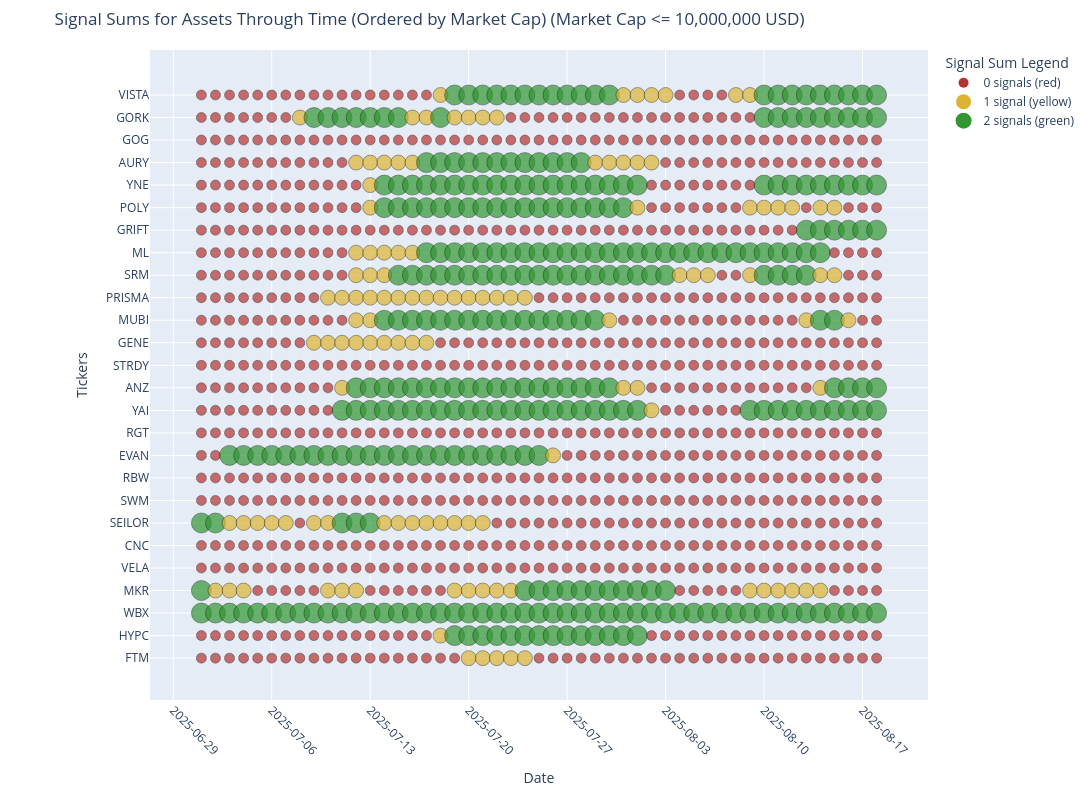

Write notebook code for a chart like this one.
### Code cell
def plot_signal_sums_through_time(analyzer, start_date=None, end_date=None, min_market_cap=1000000000, max_market_cap=None):
    """
    Create an interactive plotly lollipop chart showing signal sums for all assets through time.
    Assets are on the Y-axis and dates on the X-axis.
    
    Args:
        analyzer: The PortfolioAnalyzer instance
        start_date: Optional start date string in format 'YYYY-MM-DD'. If None, uses earliest available date.
        end_date: Optional end date string in format 'YYYY-MM-DD'. If None, uses latest available date.
        min_market_cap: Minimum market capitalization in USD to include an asset
        max_market_cap: Maximum market capitalization in USD to include an asset
    
    Returns:
        DataFrame with signal sums over time
    """
    import plotly.graph_objects as go
    import pandas as pd
    from soros_system.data.data_loader import DataLoader
    
    # Get all asset IDs
    asset_ids = list(analyzer.assets.keys())
    
    # Exclude stablecoins
    excluded_assets = ['tether', 'usd-coin']
    asset_ids = [asset_id for asset_id in asset_ids if asset_id not in excluded_assets]
    
    # Create a data loader to get tickers
    data_loader = DataLoader(
        data_path=analyzer.data_path,
        btc_data_path=analyzer.btc_data_path,
        ssr_data_path=analyzer.ssr_data_path,
        market_data_path=analyzer.market_data_path,
        asset_ids=analyzer.asset_ids
    )
    
    # Create a mapping from asset_id to ticker
    ticker_mapping = {}
    for asset_id in asset_ids:
        ticker = data_loader.get_ticker_from_id(asset_id)
        ticker_mapping[asset_id] = ticker.upper() if ticker else asset_id.upper()
    
    # Create a dictionary to store market caps
    market_caps = {}
    
    # Filter assets by market cap if specified
    if min_market_cap > 0 or max_market_cap is not None:
        filtered_asset_ids = []
        for asset_id in asset_ids:
            asset_data = analyzer.get_asset_data(asset_id)
            if asset_data is not None:
                # Try different ways to access market cap
                market_cap = None
                
                # Try to get from metadata if available
                if hasattr(asset_data, 'metadata') and asset_data.metadata:
                    market_cap = asset_data.metadata.get('market_cap')
                
                # Try to get from asset_data directly
                if market_cap is None and hasattr(asset_data, 'market_cap'):
                    market_cap = asset_data.market_cap
                
                # Try to get from price_data if available
                if market_cap is None and hasattr(asset_data, 'price_data'):
                    if 'market_cap' in asset_data.price_data.columns:
                        # Use the most recent market cap value
                        market_cap = asset_data.price_data['market_cap'].iloc[-1]
                
                # Store market cap for later sorting
                market_caps[asset_id] = market_cap if market_cap is not None else 0
                
                # Debug print to see what we're working with
                ticker = ticker_mapping.get(asset_id, asset_id)
                print(f"Asset: {ticker}, Market Cap: {market_cap}")
                
                # Check if market cap meets criteria
                meets_min_criteria = market_cap is None or market_cap >= min_market_cap
                meets_max_criteria = max_market_cap is None or (market_cap is not None and market_cap <= max_market_cap)
                
                # Include asset if market cap meets criteria
                if meets_min_criteria and meets_max_criteria:
                    filtered_asset_ids.append(asset_id)
                    if market_cap is None:
                        print(f"Warning: No market cap data for {ticker}, including it anyway")
        
        asset_ids = filtered_asset_ids
        
        if not asset_ids:
            market_cap_msg = f"with market cap >= {min_market_cap}"
            if max_market_cap is not None:
                market_cap_msg += f" and <= {max_market_cap}"
            print(f"No assets found {market_cap_msg}")
            return pd.DataFrame()
    else:
        # If no market cap filtering, still collect market caps for sorting
        for asset_id in asset_ids:
            asset_data = analyzer.get_asset_data(asset_id)
            if asset_data is not None:
                market_cap = None
                
                if hasattr(asset_data, 'metadata') and asset_data.metadata:
                    market_cap = asset_data.metadata.get('market_cap')
                
                if market_cap is None and hasattr(asset_data, 'market_cap'):
                    market_cap = asset_data.market_cap
                
                if market_cap is None and hasattr(asset_data, 'price_data'):
                    if 'market_cap' in asset_data.price_data.columns:
                        market_cap = asset_data.price_data['market_cap'].iloc[-1]
                
                market_caps[asset_id] = market_cap if market_cap is not None else 0
    
    # Determine date range
    if start_date is None or end_date is None:
        # Find the common date range across assets
        min_dates = []
        max_dates = []
        for asset_id in asset_ids:
            asset_data = analyzer.get_asset_data(asset_id)
            if asset_data is not None and hasattr(asset_data, 'price_data') and len(asset_data.price_data) > 0:
                min_dates.append(asset_data.price_data.index[0])
                max_dates.append(asset_data.price_data.index[-1])
        
        if not min_dates or not max_dates:
            print("No data available for any assets")
            return
        
        if start_date is None:
            start_date = max(min_dates).strftime('%Y-%m-%d')
        if end_date is None:
            end_date = min(max_dates).strftime('%Y-%m-%d')
    
    # Convert to datetime objects
    start_dt = pd.to_datetime(start_date)
    end_dt = pd.to_datetime(end_date)
    
    # Generate a list of dates - daily intervals as requested
    date_range = pd.date_range(start=start_dt, end=end_dt, freq='D')
    date_strings = [date.strftime('%Y-%m-%d') for date in date_range]
    
    # Create a DataFrame to store signal sums for each asset and date
    signal_sums_over_time = pd.DataFrame(index=asset_ids)
    
    # Calculate signal sums for each date
    for date_str in date_strings:
        signals_df = display_all_assets_signals_for_date(analyzer, date_str)
        signal_sums_over_time[date_str] = signals_df['Signal_Sum']
    
    # Add market cap column for sorting
    signal_sums_over_time['market_cap'] = signal_sums_over_time.index.map(lambda x: market_caps.get(x, 0))
    
    # Sort by market cap in descending order
    signal_sums_over_time = signal_sums_over_time.sort_values(by='market_cap', ascending=True)
    
    # Calculate total signal sum (but don't include market_cap column)
    signal_sums_over_time['total_sum'] = signal_sums_over_time.drop(columns=['market_cap']).sum(axis=1)
    
    # Remove the sorting columns after sorting
    signal_sums_over_time = signal_sums_over_time.drop(columns=['market_cap', 'total_sum'])
    
    # Create a new DataFrame with tickers as index
    ticker_signal_sums = pd.DataFrame(index=[ticker_mapping[asset_id] for asset_id in signal_sums_over_time.index])
    for col in signal_sums_over_time.columns:
        ticker_signal_sums[col] = signal_sums_over_time[col].values
    
    # Create color mapping function based on signal sum (scaled from 0 to 2)
    def get_color(signal_sum):
        if signal_sum == 0:
            return 'rgb(180, 50, 50)'  # darker red
        elif signal_sum == 1:
            return 'rgb(220, 180, 50)'  # darker yellow
        else:  # 2 signals
            return 'rgb(50, 150, 50)'  # darker green
    
    # Create the figure
    fig = go.Figure()
    
    # Get all dates for x-axis
    all_dates = pd.to_datetime(ticker_signal_sums.columns)
    
    # Plot all points including zero values
    for ticker in ticker_signal_sums.index:
        ticker_data = ticker_signal_sums.loc[ticker]
        
        # Create lists to store data for this ticker
        x_dates = []
        y_tickers = []
        sizes = []
        colors = []
        hover_texts = []
        
        # Process each date point
        for date, sum_val in zip(all_dates, ticker_data):
            x_dates.append(date)
            y_tickers.append(ticker)
            sizes.append(10 + sum_val * 5)  # Size based on signal sum
            colors.append(get_color(sum_val))
            hover_texts.append(f"Date: {date.strftime('%Y-%m-%d')}<br>Ticker: {ticker}<br>Signal Sum: {sum_val}")
        
        # Add scatter plot (dots)
        fig.add_trace(go.Scatter(
            x=x_dates,
            y=y_tickers,
            mode='markers',
            marker=dict(
                size=sizes,
                color=colors,
                line=dict(width=1, color='rgba(0,0,0,0.5)')
            ),
            name=ticker,
            showlegend=False,
            hoverinfo='text',
            hovertext=hover_texts
        ))
    
    # Add a color legend
    for i, (sum_val, color_desc) in enumerate([
        (0, "0 signals (red)"),
        (1, "1 signal (yellow)"),
        (2, "2 signals (green)")
    ]):
        fig.add_trace(go.Scatter(
            x=[None],
            y=[None],
            mode='markers',
            marker=dict(size=10 + sum_val * 5, color=get_color(sum_val)),
            name=color_desc,
            showlegend=True
        ))
    
    # Update layout
    title_text = "Signal Sums for Assets Through Time (Ordered by Market Cap)"
    if min_market_cap > 0 or max_market_cap is not None:
        title_text += f" (Market Cap"
        if min_market_cap > 0:
            title_text += f" >= {min_market_cap:,} USD"
        if max_market_cap is not None:
            if min_market_cap > 0:
                title_text += " and"
            title_text += f" <= {max_market_cap:,} USD"
        title_text += ")"
        
    fig.update_layout(
        title=title_text,
        xaxis_title="Date",
        yaxis_title="Tickers",
        height=max(800, len(ticker_signal_sums) * 20),  # Dynamic height based on number of assets
        width=1200,  # Fixed width for better display
        yaxis=dict(
            categoryorder='array',
            categoryarray=ticker_signal_sums.index,  # Order by market cap (already sorted)
        ),
        xaxis=dict(
            type='date',
            tickformat='%Y-%m-%d',
            tickangle=45,
        ),
        legend_title="Signal Sum Legend",
        hovermode="closest",
        showlegend=True,
        margin=dict(l=150, r=50, t=50, b=100)  # Add margin for ticker names
    )
    
    fig.show()
    
    return ticker_signal_sums

# Example usage
signal_data_over_time = plot_signal_sums_through_time(
    analyzer, 
    start_date="2025-07-01",  # Change to your desired start date
    end_date="2025-08-18",    # Change to your desired end date
    min_market_cap = 00000,
    max_market_cap = 10000000

)
